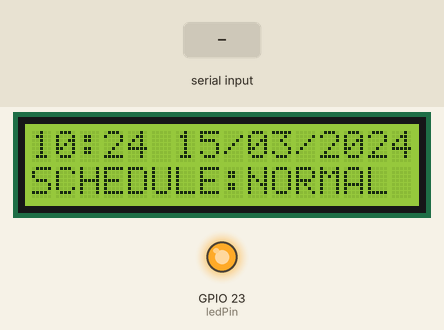
A sketch run on a simulated ESP32. On the bench: 16×2 character LCD, output pins drawn as LEDs (lit = HIGH). The inputs (shaded band) are chosen by the test bench. The local clock reads 2024-03-15 10:24:30 at power-on unless the sketch sets it; nothing arrives over Bluetooth unless stated.

Above: at 1.2 s.
1.3 s: "@$$\n" received over the second serial link
At 4.2 s:
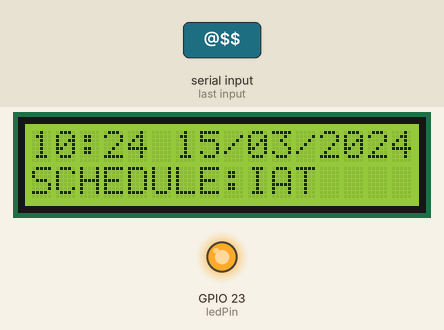
4.7 s: "@$&#!\n" received over the second serial link
At 6.7 s:
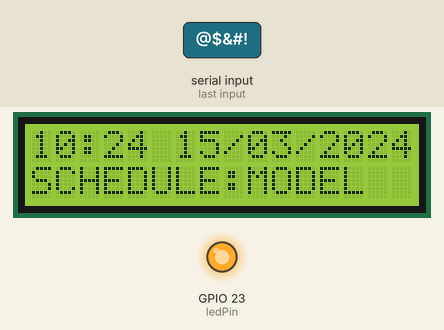
7.8 s: "!@&$\n" received over the second serial link
At 10.2 s:
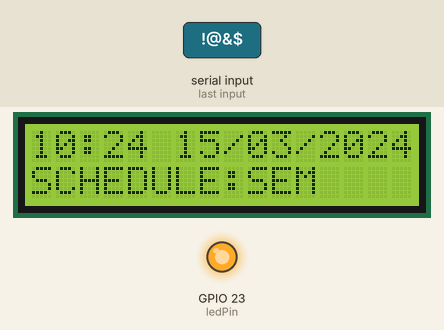
10.9 s: "*&^%\n" received over the second serial link
At 13.7 s:
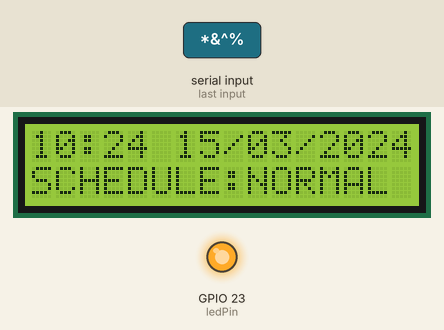
14.0 s: "!@&$\n" received over the second serial link
At 16.1 s:
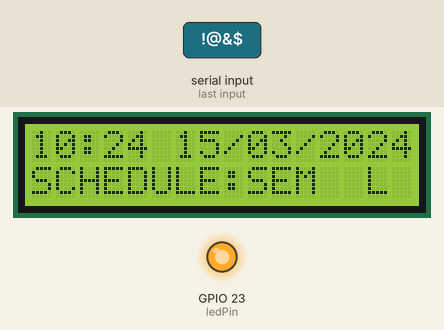
Timing chart, 0 to 17.6 s (numbered marks = the images above; inputs shaded):
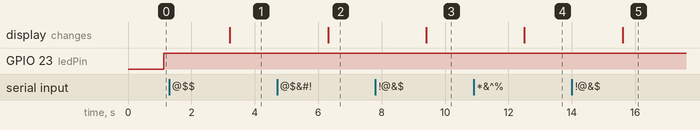

The sketch:

AUTOMATIC_BELL.ino
```cpp
                                                                        //////FINAL BELL
#include <Wire.h>
#include <LiquidCrystal_I2C.h>
#include <RTClib.h>
#include <BluetoothSerial.h>

RTC_DS3231 rtc;
LiquidCrystal_I2C lcd(0x27, 16, 2); // Set the LCD address to 0x27 for a 16 chars and 2 line display

const int ledPin = 23; // Define the LED pin
const int relayPin = 23; // Define the relay pin

BluetoothSerial SerialBT;

// Define schedule timings
struct Schedule {
  int numTimings;
  int timings[12][4]; // Maximum of 4 timings (hours, minutes, seconds, duration) for each schedule
};

// Define schedule modes
enum ScheduleMode {
  NORMAL,
  IAT,
  MODEL,
  SEM
};

// Define schedules
Schedule schedules[] = {
  {12, {{8, 30, 0, 7000},{9, 20, 0, 7000}, {10, 10, 0, 7000}, {11,00, 0, 10000},{11, 20, 0, 7000}, {12, 10, 0, 7000}, {13,00, 0, 10000}, {13,40, 0, 7000}, {14,30, 0, 7000},{15, 20, 0, 7000},{16,10, 0, 5000}, {16,29, 0, 15000}}}, // NORMAL schedule
  {12, {{8, 45, 0, 7000},{9, 45, 0, 3000}, {10, 45, 0, 7000}, {11,00, 0, 10000},{11, 20, 0,7000},{12,10, 0, 7000}, {13,00, 0, 10000}, {13,40, 0, 7000}, {14,30, 0, 7000},{15, 20, 0, 7000},{16,10, 0, 5000},  {16,29, 0, 15000}}}, // IAT schedule
  {11, {{8, 45, 0, 7000},{9, 45, 0, 3000}, {10, 45, 0, 3000}, {11,45, 0, 10000},{12,10, 0, 7000}, {13,00, 0, 10000}, {13,40, 0, 7000}, {14,30, 0, 7000},{15, 20, 0, 7000},{16,10, 0, 5000},  {16,29, 0, 15000}}}, // MODEL schedule
  {8, {{10, 00, 0, 5000},{11,00, 0, 3000}, {12,00, 0, 3000}, {13,00, 0, 7000}, {14,00, 0, 5000},{15,00, 0, 3000}, {16,00, 0, 3000},{17, 00, 0, 7000}}}//SEM FN AND AN
};

const int NUM_SCHEDULES = sizeof(schedules) / sizeof(schedules[0]);

ScheduleMode currentMode = NORMAL; // Initial mode is NORMAL
unsigned long ledStartTime = 0; // Time when LED was turned on
bool ledOnDueToSchedule = false; // Flag to track if LED is on due to a schedule trigger

unsigned long previousMillis = 0; // Variable to store the last time the bell was updated
const unsigned long interval = 1000; // Interval at which to update the bell (milliseconds)
unsigned long bellEndTime = 0; // Time when the bell should stop ringing

void setup() {
  Serial.begin(9600);
  SerialBT.begin("MSEC BELL"); // Bluetooth device name

  pinMode(ledPin, OUTPUT); // Initialize the LED pin
  pinMode(relayPin, OUTPUT); // Initialize the relay pin

  if (!rtc.begin()) {
    Serial.println("Couldn't find RTC");
    while (1);
  }

  lcd.init();                      // initialize the lcd
  lcd.backlight();                 // Turn on backlight
}

void loop() {
  DateTime now = rtc.now(); // Get the current time

  // Print time in format "hh:mm:ss" on the first row
  lcd.setCursor(0, 0);
  printTwoDigits(now.hour(), lcd);
  lcd.print(':');
  printTwoDigits(now.minute(), lcd);
  // lcd.print(':');
  // printTwoDigits(now.second(), lcd);

  // Print date in format "dd/mm/yyyy" on the first row
  lcd.print(" ");
  printTwoDigits(now.day(), lcd);
  lcd.print('/');
  printTwoDigits(now.month(), lcd);
  lcd.print('/');
  lcd.print(now.year(), DEC);

  // Print "SCHEDULE:" on the second row
  lcd.setCursor(0, 1);
  lcd.print("SCHEDULE:");

  // Print the name of the current schedule on the second row
  lcd.setCursor(9, 1);
  switch (currentMode) {
    case NORMAL:
      lcd.print("NORMAL    ");
      break;
    case IAT:
      lcd.print("IAT       ");
      break;
    case MODEL:
      lcd.print("MODEL   ");
      break;
    case SEM:
      lcd.print("SEM  ");
      break;
  }

  // Check the current mode and adjust the LED state accordingly
  switch (currentMode) {
    case NORMAL:
    case IAT:
    case MODEL:
    case SEM:
      updateLedState(now.hour(), now.minute(), now.second());
      break;
  }

  // Check for incoming commands from the Bluetooth terminal app
  if (SerialBT.available()) {
    String command = SerialBT.readStringUntil('\n');
    command.trim(); // Remove leading/trailing whitespace
    if (command == "*&^%") {
      currentMode = NORMAL;
    } else if (command == "@$$") {
      currentMode = IAT;
    } else if (command == "@$&#!") {
      currentMode = MODEL;
    } else if (command == "!@&$") {
      currentMode = SEM;
    }
  }

  delay(1000); // Update every second
}

void printTwoDigits(int number, LiquidCrystal_I2C &lcd) {
  if (number < 10) {
    lcd.print('0');
  }
  lcd.print(number);
}

void updateLedState(int currentHour, int currentMinute, int currentSecond) {
  unsigned long currentMillis = millis(); // Get the current time in milliseconds

  // Check if it's time to update the LED state based on the interval
  if (currentMillis - previousMillis >= interval) {
    // Save the current time as the new previous time for the next iteration
    previousMillis = currentMillis;

    bool scheduleMatch = false; // Flag to track if the schedule time matches the current time

    for (int i = 0; i < NUM_SCHEDULES; i++) {
      if (currentMode == i) {
        for (int j = 0; j < schedules[i].numTimings; j++) {
          if (currentHour == schedules[i].timings[j][0] && currentMinute == schedules[i].timings[j][1] && currentSecond == schedules[i].timings[j][2]) {
            // Turn on the LED
            digitalWrite(ledPin, LOW);
            // Set the end time for LED blinking
            ledStartTime = currentMillis;
            bellEndTime = currentMillis + schedules[i].timings[j][3]; // Set the duration from the schedule
            scheduleMatch = true; // Mark that the schedule time matches the current time
            break; // Exit the inner loop once a match is found
          }
        }
      }
    }

    // Check if the LED is still blinking and if the duration has elapsed
    if (currentMillis >= bellEndTime) {
      // Turn off the LED
      digitalWrite(ledPin, HIGH);
    }

    // If the schedule time matched and the LED is still blinking, but the duration has elapsed, turn off the LED
    if (scheduleMatch && currentMillis >= bellEndTime) {
      digitalWrite(ledPin, HIGH);
    }
  }
}
```

Measured:
- after the input at 1.3 s, the display: changes after 1.9 s (image 1)
- after the input at 4.7 s, the display: changes after 1.6 s (image 2)
- after the input at 7.8 s, the display: changes after 1.6 s (image 3)
- after the input at 10.9 s, the display: changes after 1.6 s (image 4)
- after the input at 14.0 s, the display: changes after 1.6 s (image 5)
